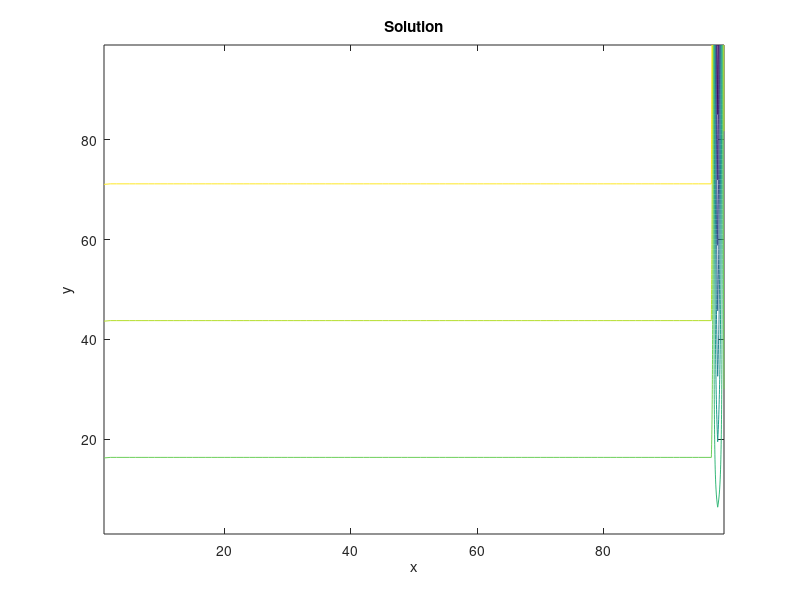

Recreate this plot in MATLAB.
clear;close all;clc;

% D2Q9 solver
% Simple channel.
% West: fixed-velocity inlet
% North: wall
% South: wall 
% East: fixed-pressure/density outlet.

addpath basic
addpath post

% Numerical input parameters.
nodes = [100, 100]; % x nodes, y nodes.
dh = 1; % dh = dx = dy.
timesteps = 2;
dt = 1; % timestep.

% Physical input parameters.
u0 = 0.1;
rho0 = 5;
alpha = 0.01;
Re = u0*nodes(1)/alpha;
disp(['Reynolds number: ' num2str(Re)]);

% Lattice link constants.
w = zeros(9,1);
w(1) = 4/9;
w(2:5) = 1/9;
w(6:9) = 1/36;
c = zeros(9,2);
c(1,:) = [0, 0];
c(2,:) = [1, 0];
c(3,:) = [0, 1];
c(4,:) = [-1, 0];
c(5,:) = [0, -1];
c(6,:) = [1, 1];
c(7,:) = [-1, 1];
c(8,:) = [-1, -1];
c(9,:) = [1, -1];

% Derived inputs.
omega = 1 / ( 3*alpha + 0.5 );

% Initialize.
rho = rho0*ones(nodes(2),nodes(1));
u = u0*ones(nodes(2),nodes(1));
v = zeros(nodes(2),nodes(1));
f = zeros(nodes(2),nodes(1),9);
feq = zeros(nodes(2),nodes(1),9);
% Wall BCs.
u(1,:) = 0;
v(1,:) = 0;
u(end,:) = 0;
v(end,:) = 0;

% Main loop.
reconstruction_time = 0;
collision_time = 0;
streaming_time = 0;
bc_time = 0;
for iter = 1:timesteps
    disp(['Running timestep ' num2str(iter)]);
    % Collision.
    tic;
    t1 = u.*u + v.*v;
    for k = 1:9
        t2 = c(k,1)*u + c(k,2)*v;
        feq(:,:,k) = w(k)*rho.*(1 + 3*t2 + 4.5*t2.^2 - 1.5*t1);
        f(:,:,k) = omega*feq(:,:,k)+(1-omega)*f(:,:,k);
    end
    collision_time = collision_time + toc;
    % Streaming.
    tic;
    f(:,2:end,2) = f(:,1:end-1,2); % East vector.
    f(2:end,:,3) = f(1:end-1,:,3); % North vector.
    f(:,1:end-1,4) = f(:,2:end,4); % West vector.
    f(1:end-1,:,5) = f(2:end,:,5); % South vector.
    f(2:end,2:end,6) = f(1:end-1,1:end-1,6); % Northeast vector.
    f(2:end,1:end-1,7) = f(1:end-1,2:end,7); % Northwest vector.
    f(1:end-1,1:end-1,8) = f(2:end,2:end,8); % Southwest vector.
    f(1:end-1,2:end,9) = f(2:end,1:end-1,9); % Southeast vector.
    streaming_time = streaming_time + toc;
    % BC.
    tic;
    % Only horizontal velocity.
    rho_west = ( 1 / ( 1 - u0 ) ) * ...
        ( f(2:end-1,1,1) + f(2:end-1,1,3) + f(2:end-1,1,5) + ...
        2*( f(2:end-1,1,4) + f(2:end-1,1,7) + f(2:end-1,1,8) ) );
    f(2:end-1,1,2) = f(2:end-1,1,4) + 2 / 3 * u0 * rho_west; % West inlet.
    f(2:end-1,1,6) = f(2:end-1,1,8) + u0 / 6 * rho_west; % West inlet.
    f(2:end-1,1,9) = f(2:end-1,1,7) + u0 / 6 * rho_west; % West inlet.
    u_east = -1 + ( f(2:end-1,end,1) + f(2:end-1,end,3) + f(2:end-1,end,5) + ...
        2*( f(2:end-1,end,2) + f(2:end-1,end,6) + f(2:end-1,end,9) ) ) / rho0;
    f(2:end-1,end,4) = f(2:end-1,end,2)...
        - 2/3 * rho0 * u_east; % East outlet (known pressure / density).
    f(2:end-1,end,8) = f(2:end-1,end,6)...
        + 0.5*( f(2:end-1,end,3) - f(2:end-1,end,5) )...
        - 1/6 * rho0 * u_east; % East outlet (known pressure / density).
    f(2:end-1,end,7) = f(2:end-1,end,9)...
        - 0.5*( f(2:end-1,end,3) - f(2:end-1,end,5) )...
        - 1/6 * rho0 * u_east; % East outlet (known pressure / density).
    f(1,:,3) = f(1,:,5); % South wall.
    f(1,:,6) = f(1,:,8); % South wall.
    f(1,:,7) = f(1,:,9); % South wall.
    f(end,:,5) = f(end,:,3); % North wall.
    f(end,:,9) = f(end,:,7); % North wall.
    f(end,:,8) = f(end,:,6); % North wall.
    bc_time = bc_time + toc;
    % Density and velocity reconstruction.
    tic;
    rho = sum(f,3);
    rho(2:end-1,1) = rho_west;
    rho(2:end-1,end) = rho0;
    rho(1,:) = f(1,:,1) + f(1,:,2) + f(1,:,4) + ...
        2 * ( f(1,:,8) + f(1,:,5) + f(1,:,9) );
    rho(end,:) = f(end,:,1) + f(end,:,2) + f(end,:,4) + ...
        2 * ( f(end,:,7) + f(end,:,3) + f(end,:,6) );
    u(2:end-1,2:end-1) = 0;
    v(2:end-1,2:end-1) = 0;
    for k = 1:9
        u(2:end-1,2:end-1) = u(2:end-1,2:end-1) + c(k,1)*f(2:end-1,2:end-1,k);
        v(2:end-1,2:end-1) = v(2:end-1,2:end-1) + c(k,2)*f(2:end-1,2:end-1,k);
    end
    u(2:end-1,2:end-1) = u(2:end-1,2:end-1) ./ rho(2:end-1,2:end-1);
    v(2:end-1,2:end-1) = v(2:end-1,2:end-1) ./ rho(2:end-1,2:end-1);
    reconstruction_time = reconstruction_time + toc;
end

% Timing outputs.
total_time = reconstruction_time + collision_time + streaming_time + bc_time;
disp(['Solution reconstruction time (s): ' num2str(reconstruction_time)]);
disp(['Collision time (s): ' num2str(collision_time)]);
disp(['Streaming time (s): ' num2str(streaming_time)]);
disp(['BC time (s): ' num2str(bc_time)]);
disp(['Solution reconstruction fraction: ' num2str(reconstruction_time/total_time)]);
disp(['Collision fraction: ' num2str(collision_time/total_time)]);
disp(['Streaming fraction: ' num2str(streaming_time/total_time)]);
disp(['BC fraction: ' num2str(bc_time/total_time)]);

% Streamfunction calculation.
strf = zeros(nodes(2),nodes(1));
for i = 2:nodes(1)
    rho_av = 0.5*( rho(1,i-1) + rho(1,i) );
    strf(1,i) = strf(1,i-1) - 0.5*rho_av*( v(1,i-1) + v(1,i) );
    for j = 2:nodes(2)
        rho_m = 0.5 * ( rho(j,i) + rho(j-1,i) );
        strf(j,i) = strf(j-1,i) + 0.5*rho_m*( u(j-1,i) + u(j,i) );
    end
end

% Plotting results!
figure;
L = dh*[nodes(1)-1, nodes(2)-1] ; % x , y dimensions of physical domain.
x = linspace(0,L(1),nodes(1))';
y = linspace(0,L(2),nodes(2))';
[X, Y] = meshgrid(x,y);
contour(X(2:end,2:end), Y(2:end,2:end), strf(2:end,2:end));
title('Solution');
xlabel('x');
ylabel('y');


